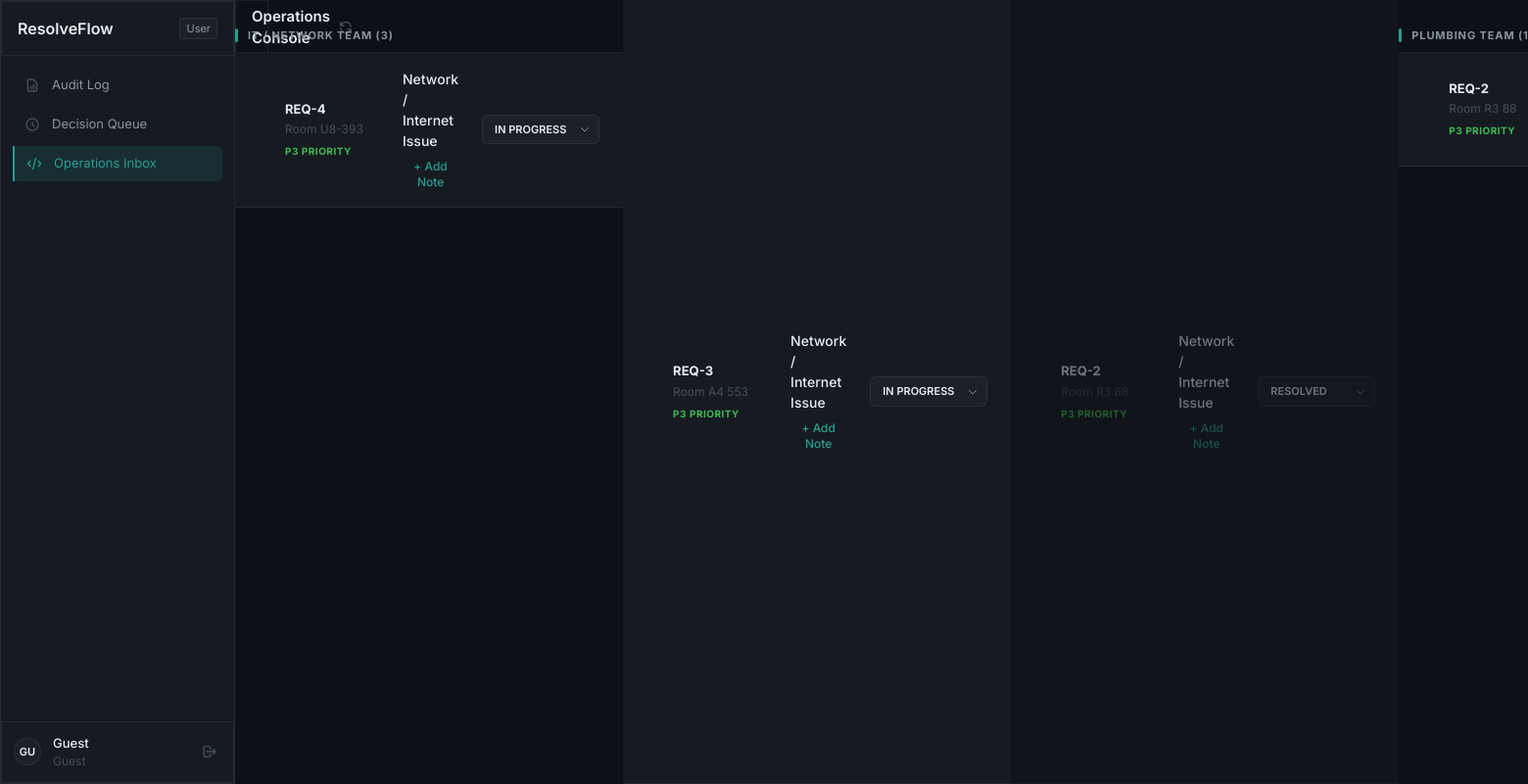
Page /assignments (signed in) on the earlier database version.
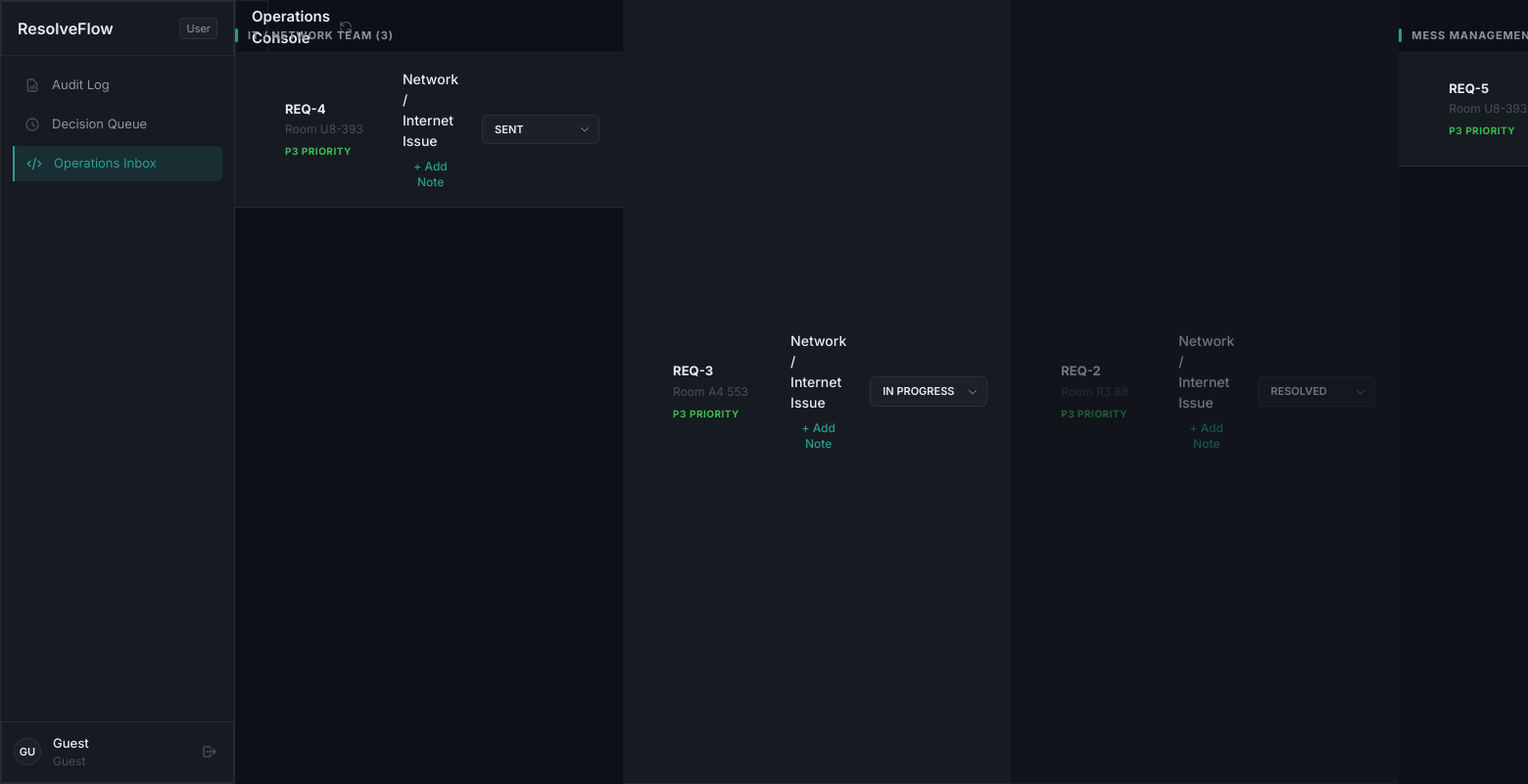
Same page on the later database version.
### tables this page shows
CREATE TABLE assignments (
        id INTEGER PRIMARY KEY AUTOINCREMENT,
        complaint_id INTEGER,
        team TEXT,
        issue_label TEXT,
        confidence REAL,
        status TEXT DEFAULT 'SENT',
        notes TEXT,
        timestamp TEXT, sla_class TEXT,
        FOREIGN KEY(complaint_id) REFERENCES complaints(id)
    );

CREATE TABLE complaints (
        id INTEGER PRIMARY KEY AUTOINCREMENT,
        student_name TEXT NOT NULL,
        student_id TEXT,
        complaint_text TEXT NOT NULL,
        predicted_issues TEXT,
        predicted_urgency TEXT,
        confidence_scores TEXT,
        routing_decision TEXT,
        routed_team TEXT,
        model_type TEXT,
        status TEXT DEFAULT 'SENT',
        timestamp TEXT NOT NULL
    , admin_notes TEXT, final_status_time TEXT, room_number TEXT, assignment_source TEXT, review_status TEXT DEFAULT 'PENDING', corrected_issues TEXT, corrected_urgency TEXT, corrected_team TEXT, review_notes TEXT, review_timestamp TEXT, user_id INTEGER, rating INTEGER, feedback TEXT);

### web/app.py (the view)
@app.route('/assignments')
@login_required
def assignments_page():
    if current_user.role != 'admin':
        return redirect(url_for('home'))
    team_filter = request.args.get('team')
    from database import get_active_teams
    all_teams = get_active_teams()
    assignments = get_assignments(team_filter)
    TEAM_ISSUE_MAP = {
        'Electrical Team': 'Electrical Issue',
        'IT / Network Team': 'Network / Internet Issue',
        'Plumbing Team': 'Plumbing Issue',
        'Housekeeping Team': 'Housekeeping Issue',
        'Furniture & Infrastructure Team': 'Furniture Issue',
        'Mess Management': 'Mess Issue',
        'Hostel Administration': 'Admin Issue',
        'Accounts Department': 'Accounts Issue',
    }
    return render_template('assignments.html', assignments=assignments, active_team=team_filter, all_teams=all_teams, is_student=False, team_issue_map=TEAM_ISSUE_MAP)

### web/app.py (called while the page is built)
@login_manager.user_loader
def load_user(user_id):
    user_data = get_user_by_id(int(user_id))
    if user_data:
        return User(user_data)
    return None

### web/database.py (called while the page is built)
def get_db_connection():
    conn = sqlite3.connect(DB_PATH)
    conn.row_factory = sqlite3.Row
    return conn

def get_assignments(team_filter: Optional[str] = None) -> List[Dict[str, Any]]:
    query = """
    SELECT a.*, c.room_number, c.predicted_urgency, c.corrected_urgency, c.student_name
    FROM assignments a
    JOIN complaints c ON a.complaint_id = c.id
    """
    args = []
    if team_filter:
        query += " WHERE a.team = ?"
        args.append(team_filter)
    query += " ORDER BY a.sla_class ASC, a.timestamp DESC"
    results = []
    with get_db_connection() as conn:
        rows = conn.execute(query, args).fetchall()
        for row in rows:
            results.append(dict(row))
    return results

def get_active_teams() -> List[str]:
    query = "SELECT DISTINCT team FROM assignments ORDER BY team ASC"
    with get_db_connection() as conn:
        rows = conn.execute(query).fetchall()
        return [row['team'] for row in rows if row['team']]

### frontend/templates/assignments.html (shortened to what this page needs)
{% extends "base.html" %}
{% block nav %}
<a href="/admin" class="nav-item">
    Audit Log
</a>
<a href="/decision-queue" class="nav-item">
    <svg class="w-4 h-4 text-muted group-hover:text-secondary transition-colors" fill="none" stroke="currentColor"
        viewBox="0 0 24 24">
        <path stroke-linecap="round" stroke-linejoin="round" stroke-width="2"
            d="M12 8v4l3 3m6-3a9 9 0 11-18 0 9 9 0 0118 0z" />
    </svg>
    Decision Queue
</a>
<a href="/assignments" class="nav-item active">
    <svg class="w-4 h-4 text-accent" fill="none" stroke="currentColor" viewBox="0 0 24 24">
        <path stroke-linecap="round" stroke-linejoin="round" stroke-width="2"
            d="M10 20l4-16m4 4l4 4-4 4M6 16l-4-4 4-4" />
    </svg>
    Operations Inbox
</a>
{% endblock %}
{% block page_title %}Operations Console{% endblock %}
{% block content %}
<div id="assignments-list">
    {% set ns = namespace(current_team=None) %}
    {% for a in assignments|sort(attribute='team') %}
    {% if a.team != ns.current_team %}
    {% if ns.current_team is not none %}</div>{% endif %}
{% set ns.current_team = a.team %}
{% set team_count = assignments|selectattr('team', 'equalto', a.team)|list|length %}
<div class="team-group">
    <div class="team-header">
        <div style="display:flex; align-items:center; gap:10px;">
            <div style="width:3px; height:14px; background:var(--accent); border-radius:2px;"></div>
            <span class="team-header-name">{{ a.team }} (<span class="team-count">{{ team_count }}</span>)</span>
        </div>
    </div>
    {% endif %}
    <div class="assignment-card assignment-row {% if a.status == 'RESOLVED' %}resolved{% endif %}" data-id="{{ a.id }}"
        data-status="{{ a.status }}">
        <div class="priority-indicator
                {% if 'P1' in (a.sla_class or '') %}bg-danger
                {% elif 'P2' in (a.sla_class or '') %}bg-warning
                {% else %}bg-success{% endif %}"></div>
        <div class="w-24 shrink-0">
            <div style="font-size: 13px; font-weight: 700; color: var(--text-primary);">
                REQ-{{ a.complaint_id }}
            </div>
            <div style="font-size: 12px; color: var(--text-muted); margin-top: 2px;">
                Room {{ a.room_number or '—' }}
            </div>
            <div
                style="font-size: 10px; font-weight: 700; margin-top: 6px; text-transform: uppercase; letter-spacing: 0.05em; color: {% if 'P1' in (a.sla_class or '') %}var(--danger){% elif 'P2' in (a.sla_class or '') %}var(--warning){% else %}var(--success){% endif %};">
                {{ a.sla_class or 'P3' }} Priority
            </div>
        </div>
        <div class="flex-1">
            <p class="text-[14px] font-medium text-primary mb-1">{{ team_issue_map.get(a.team, a.team) }}</p>
            <div class="assignment-notes mt-2">
                <button onclick="toggleNote(this)" class="note-toggle-btn text-xs font-medium" style="color: var(--accent); background: none; border: none;
                       cursor: pointer; padding: 0; font-family: 'Inter', sans-serif;">
                    + Add Note
                </button>
            </div>
        </div>
        <div class="flex items-center gap-6">
            <select class="status-select" data-assignment-id="{{ a.id }}" onchange="updateStatus(this)">
                <option value="SENT" {% if a.status=='SENT' %}selected{% endif %}>Sent</option>
                <option value="IN_PROGRESS" {% if a.status=='IN_PROGRESS' %}selected{% endif %}>In Progress</option>
                <option value="RESOLVED" {% if a.status=='RESOLVED' %}selected{% endif %}>Resolved</option>
            </select>
        </div>
    </div>
</div>
{% endfor %}
{% endblock %}

Differences in the rows shown:
no longer on this page (row unchanged): assignments: team "PLUMBING TEAM", id "1", complaint_id "2", room_number "R3 88", sla_class "P3"
changed assignments "IT / NETWORK TEAM": status+id "In Progress" → "Sent"
added assignments: team "MESS…", complaint_id "5", room_number "U8-393", sla_class "P3"
